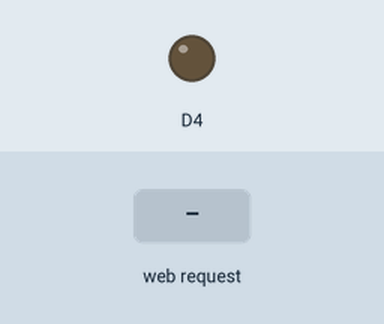
Recording of a sketch running on a simulated ESP8266 (NodeMCU). Parts: output pins drawn as LEDs (lit = HIGH). Inputs (shaded band) come from the test bench. What the sketch prints to the serial monitor is not drawn.

Above: at 1.2 s.
1.3 s: HTTP request GET / received
At 1.8 s:
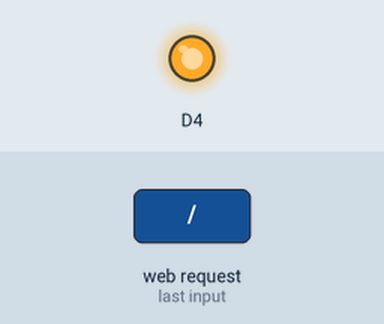
2.8 s: HTTP request GET /off received
At 4.0 s:
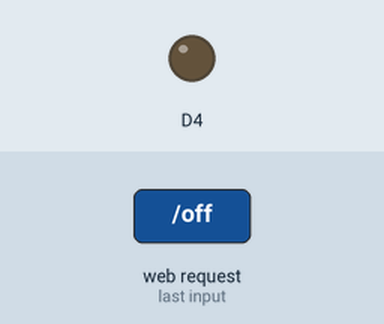
4.3 s: HTTP request GET /on received
At 5.3 s:
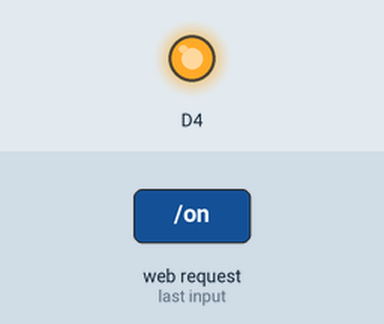
Timing chart, 0 to 7.3 s (numbered marks = the images above; inputs shaded):
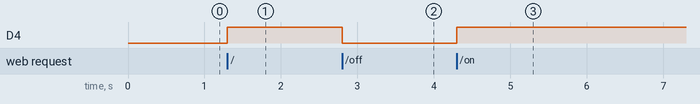

Measured:
- after the input at 1.3 s, D4: LOW → HIGH at once
- after the input at 2.8 s, D4: HIGH → LOW at once
- after the input at 4.3 s, D4: LOW → HIGH at once

The sketch:

NodeMCU_AP_server.ino
```cpp
// 參考資料： http://nhs-tw.blogspot.com/2015/11/step-by-step-esp8266-12-with-arduino_27.html
#include <ESP8266WiFi.h>
#include <ESP8266WebServer.h>

// 打開手機 wifi 搜尋名稱為 MyHome 的網路，密碼為 12345678。
const char* ssid     = "MyHome";
const char* password = "12345678";

ESP8266WebServer server(80);
String D4State = "off";

void setup() {
    Serial.begin(115200);

    pinMode(D4, OUTPUT);
    digitalWrite(D4, LOW);

    WiFi.mode(WIFI_AP);
    WiFi.softAP(ssid, password);

    Serial.println("");
    Serial.println("IP address: ");
    IPAddress myIP = WiFi.softAPIP();
    Serial.println(myIP); // 沒意外應該是 192.168.4.1 ，打開瀏覽器輸入後送出就會到網頁裡

    createWebServer();
    server.begin();
}
void loop(){
    server.handleClient();
}

void createWebServer(){
    server.on("/", []() {
        IPAddress ip = WiFi.softAPIP();
        String content = "<html>\n<head><meta charset=\"utf-8\" />\n    <style>\n    html { font-family: Helvetica; display: inline-block; margin: 0px auto; text-align: center;}\n    .buttonon {\n       background: #3D94F6;\n       background-image: -webkit-linear-gradient(top, #3D94F6, #1E62D0);\n       background-image: -moz-linear-gradient(top, #3D94F6, #1E62D0);\n       background-image: -ms-linear-gradient(top, #3D94F6, #1E62D0);\n       background-image: -o-linear-gradient(top, #3D94F6, #1E62D0);\n       background-image: -webkit-gradient(to bottom, #3D94F6, #1E62D0);\n       -webkit-border-radius: 20px;\n       -moz-border-radius: 20px;\n       border-radius: 20px;\n       color: #FFFFFF;\n       font-family: Brush Script MT;\n       font-size: 40px;\n       font-weight: 100;\n       padding: 40px;\n       -webkit-box-shadow: 1px 1px 20px 0 #000000;\n       -moz-box-shadow: 1px 1px 20px 0 #000000;\n       box-shadow: 1px 1px 20px 0 #000000;\n       text-shadow: 1px 1px 20px #000000;\n       border: solid #337FED 1px;\n       text-decoration: none;\n       display: inline-block;\n       cursor: pointer;\n       text-align: center;\n    }\n\n    .buttonon:hover {\n       border: solid #337FED 1px;\n       background: #1E62D0;\n       background-image: -webkit-linear-gradient(top, #1E62D0, #3D94F6);\n       background-image: -moz-linear-gradient(top, #1E62D0, #3D94F6);\n       background-image: -ms-linear-gradient(top, #1E62D0, #3D94F6);\n       background-image: -o-linear-gradient(top, #1E62D0, #3D94F6);\n       background-image: -webkit-gradient(to bottom, #1E62D0, #3D94F6);\n       -webkit-border-radius: 20px;\n       -moz-border-radius: 20px;\n       border-radius: 20px;\n       text-decoration: none;\n    }\n    .buttonoff {\n       background: #D43DF6;\n       background-image: -webkit-linear-gradient(top, #D43DF6, #D01E5F);\n       background-image: -moz-linear-gradient(top, #D43DF6, #D01E5F);\n       background-image: -ms-linear-gradient(top, #D43DF6, #D01E5F);\n       background-image: -o-linear-gradient(top, #D43DF6, #D01E5F);\n       background-image: -webkit-gradient(to bottom, #D43DF6, #D01E5F);\n       -webkit-border-radius: 20px;\n       -moz-border-radius: 20px;\n       border-radius: 20px;\n       color: #FFFFFF;\n       font-family: Brush Script MT;\n       font-size: 40px;\n       font-weight: 100;\n       padding: 40px;\n       -webkit-box-shadow: 1px 1px 20px 0 #000000;\n       -moz-box-shadow: 1px 1px 20px 0 #000000;\n       box-shadow: 1px 1px 20px 0 #000000;\n       text-shadow: 1px 1px 20px #000000;\n       border: solid #FF0000 1px;\n       text-decoration: none;\n       display: inline-block;\n       cursor: pointer;\n       text-align: center;\n    }\n\n    .buttonoff:hover {\n       border: solid #ED3352 1px;\n       background: #EF9CF4;\n       background-image: -webkit-linear-gradient(top, #EF9CF4, #EB76FD);\n       background-image: -moz-linear-gradient(top, #EF9CF4, #EB76FD);\n       background-image: -ms-linear-gradient(top, #EF9CF4, #EB76FD);\n       background-image: -o-linear-gradient(top, #EF9CF4, #EB76FD);\n       background-image: -webkit-gradient(to bottom, #EF9CF4, #EB76FD);\n       -webkit-border-radius: 20px;\n       -moz-border-radius: 20px;\n       border-radius: 20px;\n       text-decoration: none;\n    }\n    </style>\n    <script type=\"text/javascript\">\n        function Submiton( ) {\n            var xhttp = new XMLHttpRequest();\n            xhttp.onreadystatechange = function() {\n                if (this.readyState == 4 && this.status == 200) {\n                    if (this.responseText == \"OK\"){\n                        document.getElementById(\"Submit\").outerHTML = '<a href=\"#\" class=\"buttonoff\" id=\"Submit\" onclick=\"Submitoff()\">OFF</a>';}\n                    }\n            };\n            xhttp.open(\"GET\", \"/on\", true);\n            xhttp.send();\n        }\n        function Submitoff( ) {\n            var xhttp = new XMLHttpRequest();\n            xhttp.onreadystatechange = function() {\n                if (this.readyState == 4 && this.status == 200) {\n                    if (this.responseText == \"OK\"){\n                        document.getElementById(\"Submit\").outerHTML = '<a href=\"#\" class=\"buttonon\" id=\"Submit\" onclick=\"Submiton()\">ON</a>';\n                    }\n                }\n            };\n            xhttp.open(\"GET\", \"/off\", true);\n            xhttp.send();\n        }\n        setInterval(function ( ) {\n            var xhttp = new XMLHttpRequest();\n            xhttp.onreadystatechange = function() {\n                if (this.readyState == 4 && this.status == 200) {\n                        document.getElementById(\"count\").innerHTML = this.responseText;\n                }\n            };\n            // var params = JSON.stringify({\"data\": String(Number(document.getElementById(\"count\").innerHTML) + 1)});\n            xhttp.open(\"GET\", \"/count?data=\" + String(Number(document.getElementById(\"count\").innerHTML) + 1), true);\n            // xhttp.setRequestHeader(\"Content-type\", \"application/json; charset=utf-8\");\n            // xhttp.setRequestHeader(\"Content-length\", params.length());\n            xhttp.send();\n        }, 200);\n    </script>\n</head>\n\n<body><h1>FabLab 遙控船控制系統</h1><p>請按下測試按鈕</p>\n\n<a href=\"#\" class=\"buttonon\" id=\"Submit\" onclick=\"Submiton()\">ON</a>\n<div><pre id=\"count\">0</pre></div>\n\n\n";
        digitalWrite(D4, HIGH);
        server.send(200, "text/html", content);
    });

    server.on("/on", [](){
        digitalWrite(D4, HIGH);
        server.send(200, "text/plain", "OK");
    });
    server.on("/off", [](){
        digitalWrite(D4, LOW);
        server.send(200, "text/plain", "OK");
    });
    server.on("/count", [](){
        Serial.print(".");
        String str = server.arg("data");
        Serial.println(str);
        server.send(200, "text/plain", str);
    });
}
```
